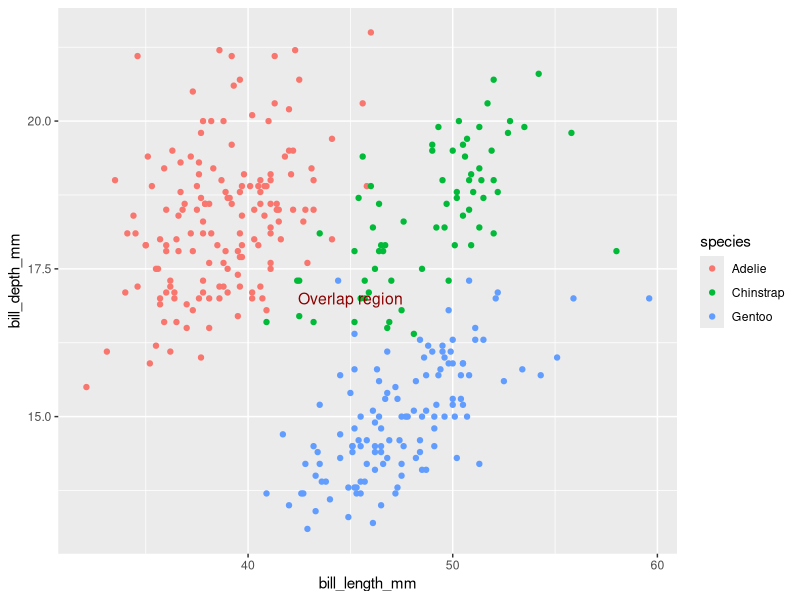
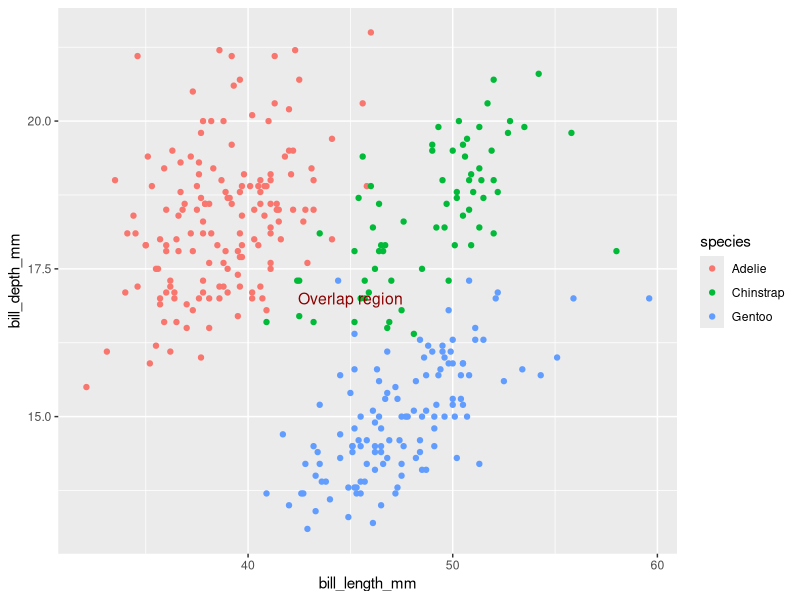

Write the R code that produced these figures, in order.

            library(ggplot2)
            library(palmerpenguins)
            built_answer <- tryCatch(
                {
                    set.seed(42)
                    ggplot(penguins, aes(x = bill_length_mm, y = bill_depth_mm, colour = species)) + geom_point() + annotate("text", x = 45, y = 17, label = "Overlap region", size = 4, colour = "darkred")
                    suppressWarnings(
                        if (!file.exists("/sandbox/figures/bill-length_bill-depth_scatter_annotate_text_answer.png")) {
                            ggsave(
                                width = 3,
                                height = 3,
                                "/sandbox/figures/bill-length_bill-depth_scatter_annotate_text_answer.png"
                            )
                        }
                    )
                    suppressWarnings(
                        ggplot_build(last_plot())
                    )
                },
                error = function(e) {
                    'ERROR'
                }
            )
            built_submission <- tryCatch(
                {
                    set.seed(42)
                    library(ggplot2)

ggplot(penguins, aes(x = bill_length_mm, y = bill_depth_mm, color = species)) +
  geom_point() +
  annotate("text", x = 45, y = 17, size = 4, color = "darkred", label = "Overlap region")
                    suppressWarnings(
                        ggsave(
                            width = 3,
                            height = 3,
                            "figures/bill-length_bill-depth_scatter_annotate_text_submission_gemma.png"
                        )
                    )
                    suppressWarnings(
                        ggplot_build(last_plot())
                    )
                },
                error = function(e) {
                    'ERROR'
                }
            )
            cat(isTRUE(all.equal(built_answer, built_submission)))
        
